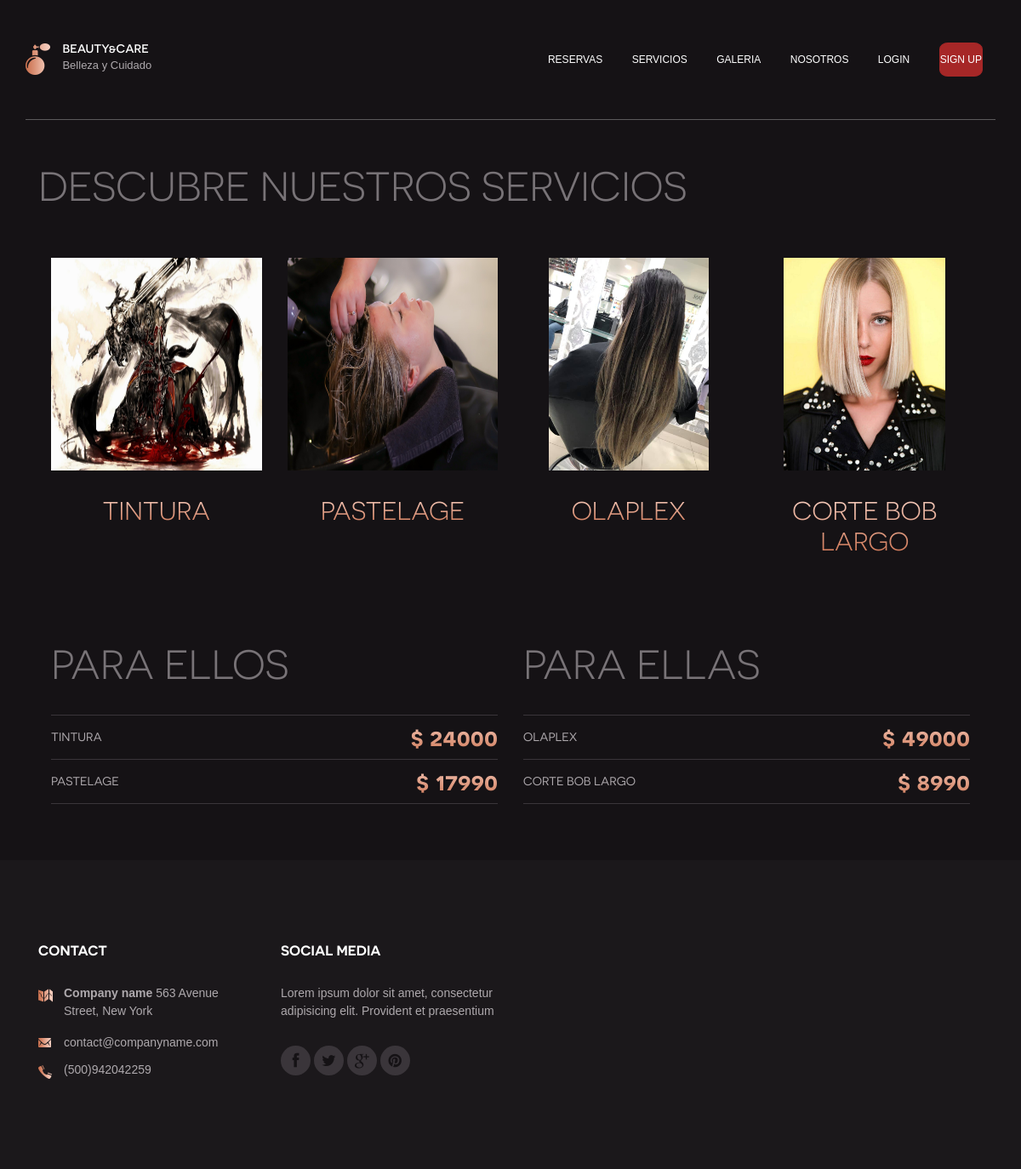
The app's page /servicios/ with its own data.
### servicios/models.py (models this page shows, shortened)
class Servicios(models.Model):
    nombre = models.CharField(max_length=50)
    descripcion = models.TextField(max_length=500)
    categoria = models.ForeignKey('Categoria' , on_delete=models.SET_NULL , null=True)
    precio = models.IntegerField()
    imagen = models.ImageField(upload_to='servicios/')
    slug = models.SlugField(blank=True , null=True)
    class Meta:
        verbose_name = 'servicio'
        verbose_name_plural = 'servicios'

class Categoria(models.Model):
    nombre = models.CharField(max_length=25)
    class Meta:
        verbose_name = 'categoria'
        verbose_name_plural = 'categorias'
    def __str__(self):
        return self.nombre

### servicios/views.py (the view)
# urls.py: path('', views.lista_servicio , name='lista_servicio'),
def lista_servicio(request):
    lista_servicio = Servicios.objects.all()
    categorias = Categoria.objects.all()
    context = {
        'lista_servicio' : lista_servicio ,
        'categorias' : categorias ,
        }
    return render(request , 'Servicios/lista.html' , context)

### servicios/templates/Servicios/lista.html
{% extends 'base.html' %}
{% load static%}
{% block body %}
<main class="main-content">
				<div class="page">
					<div class="container">
						<h2 class="section-title">Descubre Nuestros Servicios</h2>
						<br>
						{% for servicio in lista_servicio %}
							<div >
								<div class="col-md-3">
									<div class="feature">
										<img class="servicio_img" src="{{servicio.imagen.url}}" alt="">
										<h3 class="feature-title"> <a href="{% url 'servicios:detalle_servicio' servicio.slug%}"> {{servicio.nombre}}</a></h3>
									</div>
						<br>
						<br>
							</div>
						{% endfor %}
						{% for categoria in categorias %}
							<div>
								<div class="col-md-6">
									<div class="price-list">
										<h2 class="section-title">Para {{categoria}}</h2>
										<ul class="prices">
										{% for servicio in lista_servicio %}
											{% if servicio.categoria == categoria %}
												<li>{{servicio.nombre}}<span class="price">$ {{servicio.precio}}</span></li>
											{% endif %}
										{% endfor %}
										</ul>
									</div>
								</div>
							</div>
						{% endfor %}
					</div>
				</div>
			</main>
{% endblock body %}

### static/site_static/css/style.css (style rules this page uses)
html { background: #fff; color: #000; -webkit-text-size-adjust: 100%; -ms-text-size-adjust: 100%; }
html, button, input, select, textarea { font-family: sans-serif; }
body { margin: 0; }
a { background: transparent; }
h2 { font-size: 1.5em; margin: 0.83em 0; }
h3 { font-size: 1.17em; margin: 1em 0; }
img { border: 0; }
*, *:before, *:after { -moz-box-sizing: border-box; box-sizing: border-box; }
body { background-color: #151215; color: #aea9ad; font-family: Arial, "Open Sans", serif; font-size: 16px; font-weight: 400; line-height: 1.5; }
a { text-decoration: none; color: #aea9ad; border-bottom: 1px solid transparent; -webkit-transition: .3s ease; transition: .3s ease; }
.section-title { text-align: center; font-size: 48px; font-size: 3rem; text-transform: uppercase; color: #787377; margin: 0 0 50px; font-weight: 300; font-family: "Novecento Sans", "Open Sans", sans-serif; }
.feature { text-align: center; margin-bottom: 50px; }
.feature .feature-title { font-size: 30px; font-size: 1.875rem; text-transform: uppercase; font-weight: 300; font-family: "Novecento Sans", "Open Sans", sans-serif; background-image: -webkit-linear-gradient(90deg, #cc7250, #f7d0c2); -webkit-background-clip: text; -webkit-text-fill-color: transparent; margin-bottom: 20px; }
.prices { list-style: none; padding-left: 0; }
.prices li { padding: 15px 0; border-bottom: 1px solid #3a353a; font-family: "Novecento Sans", "Open Sans", sans-serif; text-transform: uppercase; font-size: 14px; font-size: 0.875rem; }
.prices li:first-child { border-top: 1px solid #3a353a; }
.prices li .price { float: right; font-size: 30px; font-size: 1.875rem; font-weight: 600; background-image: -webkit-linear-gradient(90deg, #cc7250, #f7d0c2); -webkit-background-clip: text; -webkit-text-fill-color: transparent; position: relative; margin-top: -12px; }
.container { margin-right: auto; margin-left: auto; padding-left: 15px; padding-right: 15px; *zoom: 1; }
.container:after { content: " "; clear: both; display: block; overflow: hidden; height: 0; }
@media (min-width: 768px) { .container { width: 750px; } }
@media (min-width: 992px) { .container { width: 970px; } }
@media (min-width: 1200px) { .container { width: 1170px; } }
.col-xs-1, .col-sm-1, .col-md-1, .col-lg-1, .col-xs-2, .col-sm-2, .col-md-2, .col-lg-2, .col-xs-3, .col-sm-3, .col-md-3, .col-lg-3, .col-xs-4, .col-sm-4, .col-md-4, .col-lg-4, .col-xs-5, .col-sm-5, .col-md-5, .col-lg-5, .col-xs-6, .col-sm-6, .col-md-6, .col-lg-6, .col-xs-7, .col-sm-7, .col-md-7, .col-lg-7, .col-xs-8, .col-sm-8, .col-md-8, .col-lg-8, .col-xs-9, .col-sm-9, .col-md-9, .col-lg-9, .col-xs-10, .col-sm-10, .col-md-10, .col-lg-10, .col-xs-11, .col-sm-11, .col-md-11, .col-lg-11, .col-xs-12, .col-sm-12, .col-md-12, .col-lg-12 { position: relative; min-height: 1px; padding-left: 15px; padding-right: 15px; }
@media (min-width: 992px) { .col-md-1, .col-md-2, .col-md-3, .col-md-4, .col-md-5, .col-md-6, .col-md-7, .col-md-8, .col-md-9, .col-md-10, .col-md-11, .col-md-12 { float: left; } }
@media (min-width: 992px) { .col-md-3 { width: 25%; } }
@media (min-width: 992px) { .col-md-6 { width: 50%; } }
.page { padding: 50px 0; }
.page h1, .page h2, .page h3, .page h4, .page h5, .page h6 { color: white; }
.page .section-title { text-align: left; color: #787377; font-size: 48px; font-size: 3rem; margin-bottom: 30px; }
img { max-width: 100%; }
.servicio_img { width: auto; position: center; height: 300px; max-height: 250px; }

### records on screen
Servicios: imagen (picture), nombre "TINTURA", precio "24000"
Servicios: imagen (picture), nombre "PASTELAGE", precio "17990"
Servicios: imagen (picture), nombre "OLAPLEX", precio "49000"
Servicios: imagen (picture), nombre "CORTE BOB LARGO", precio "8990"
Categoria: nombre "ELLOS"
Categoria: nombre "ELLAS"
